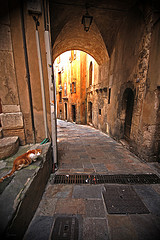
#> input picture ImageData/train/data/alley/0030_1091560018.jpg, 160 x 240 px; its folder holds only this picture in this run
$ python index_sift.py   (older library calls are emulated)
#> lines starting #> are read from the running program, lines starting #| are printed output that depends on the picture
import cv2
import numpy as np
import glob
import argparse
# import search_sift
import cPickle as pickle
import os

OUTPUT_DICTIONARY = "output_dict.txt"
OUTPUT_IMGID_HIST = "output_histograms.txt" # Contains img_id1 -> hist1, img_id2 -> hist2, ...

ap = argparse.ArgumentParser()
ap.add_argument("-d", "--dataset", required = False, default='../ImageData/train/data/*/',
    help = "Path to the directory that contains the images to be indexed")
ap.add_argument("-i", "--index", required = False, default='index.csv',
    help = "Path to where the computed index will be stored")
args = vars(ap.parse_args())

# sab = search_sift.SIFTandBOW(False)

sift = cv2.SIFT()
dictionarySize = 10
BOW = cv2.BOWKMeansTrainer(dictionarySize)

def generate_sift_feature(img):
    gray = cv2.cvtColor(img, cv2.COLOR_BGR2GRAY)
    kp, des = sift.detectAndCompute(gray,None)
    return kp, des

def addDescriptor(des):
    #add the descriptor into the bag of words
    BOW.add(des)

def clusterBow():
    #cluster the keypoints in the bag of words
    return BOW.cluster()

def extractBow():
    #set up the bow to use for extracting the histogram
    bf = cv2.BFMatcher(cv2.NORM_L2)
    sift2 = cv2.DescriptorExtractor_create("SIFT")
    return cv2.BOWImgDescriptorExtractor(sift2, bf)

def histogramBow(image, bow_extract):
    #compute the histogram based on the bow
    kp,des = generate_sift_feature(image)
    histogram = bow_extract.compute(image, kp)
    histogram = cv2.normalize(histogram, histogram).flatten()
    return histogram

def chi2_distance(histA, histB, eps = 1e-10):
    # compute the chi-squared distance
    d = 0.5 * np.sum([((a - b) ** 2) / (a + b + eps)
    for (a, b) in zip(histA, histB)])

    # return the chi-squared distance
    return d

# use glob to grab the image paths and loop over them
for imagePath in glob.glob(args["dataset"] + "/*.jpg"):
    # extract the image ID (i.e. the unique filename) from the image
    # path and load the image itself
    imageID = imagePath[imagePath.rfind("/") + 1:]
    image = cv2.imread(imagePath)
#> image is the input picture: shape (240, 160, 3); mean B, G, R 55.9, 72.2, 96.6

    kp, des = generate_sift_feature(image)
#> in generate_sift_feature, `gray = cv2.cvtColor(img, cv2.COLOR_BGR2GRAY)`:
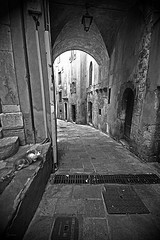
#> gray: shape (240, 160); min 0, max 255, mean 77.7
#> in generate_sift_feature, `kp, des = sift.detectAndCompute(gray,None)`: kp = 208 keypoints; strongest (x, y, size): (53, 76, 2.1), (60, 93, 1.9), (52, 107, 2.3), (51, 66, 2.4)
    addDescriptor(des)
#> pass 2 of the loop `for imagePath in glob.glob(args["dataset"] + "/*.jpg"):`:
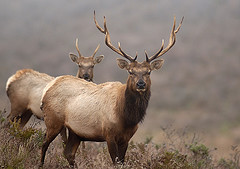
#> input picture ImageData/train/data/antlers/0020_386347744.jpg, 240 x 169 px
#> image is the input picture: shape (169, 240, 3); mean B, G, R 109.6, 120.3, 135.6
#> in generate_sift_feature (call 2), `gray = cv2.cvtColor(img, cv2.COLOR_BGR2GRAY)`:
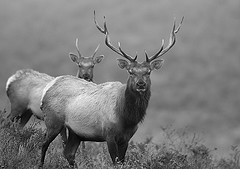
#> gray: shape (169, 240); min 0, max 250, mean 123.7
#> in generate_sift_feature (call 2), `kp, des = sift.detectAndCompute(gray,None)`: kp = 136 keypoints; strongest (x, y, size): (8, 83, 2.2), (89, 101, 32), (134, 105, 21.9), (87, 77, 5.6)

dictionary = clusterBow()
bow_extract = extractBow()
bow_extract.setVocabulary(dictionary)

dict_imgid_hist = {}
for imagePath in glob.glob(args["dataset"] + "/*.jpg"):
    imageID = imagePath[imagePath.rfind("/") + 1:]
    image = cv2.imread(imagePath)
    img_id = os.path.basename(imagePath)

    histogram = histogramBow(image, bow_extract)
#> in generate_sift_feature (call 3), `kp, des = sift.detectAndCompute(gray,None)`: kp = 208 keypoints; strongest (x, y, size): (53, 76, 2.1), (60, 93, 1.9), (52, 107, 2.3), (51, 66, 2.4)
#> in histogramBow, `histogram = cv2.normalize(histogram, histogram).flatten()`: histogram = [0.132, 0.352, 0.249, 0.367, 0.264, 0.249, 0.44, 0.293, 0.382, 0.323]
    dict_imgid_hist[img_id] = histogram
#> pass 2 of the loop `for imagePath in glob.glob(args["dataset"] + "/*.jpg"):`:
#> in generate_sift_feature (call 4), `kp, des = sift.detectAndCompute(gray,None)`: kp = 136 keypoints; strongest (x, y, size): (8, 83, 2.2), (89, 101, 32), (134, 105, 21.9), (87, 77, 5.6)
#> `histogram = histogramBow(image, bow_extract)`: histogram = [0.476, 0.311, 0.269, 0.145, 0.124, 0.456, 0.311, 0.352, 0, 0.373]

# Store dictionary
file_dictionary = open(OUTPUT_DICTIONARY, "wb")
pickle.dump(dictionary, file_dictionary)
file_dictionary.close()

# Store Image histograms
file_img_hist = open(OUTPUT_IMGID_HIST, "wb")
pickle.dump(dict_imgid_hist, file_img_hist)
file_img_hist.close()
